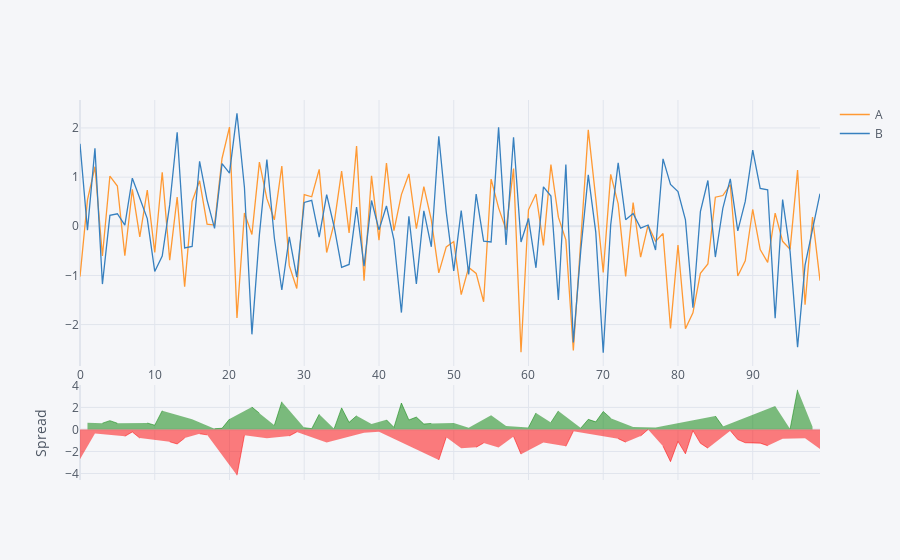

Notebook cell for this chart:
### Code cell
df[['A','B']].iplot(kind='spread')
